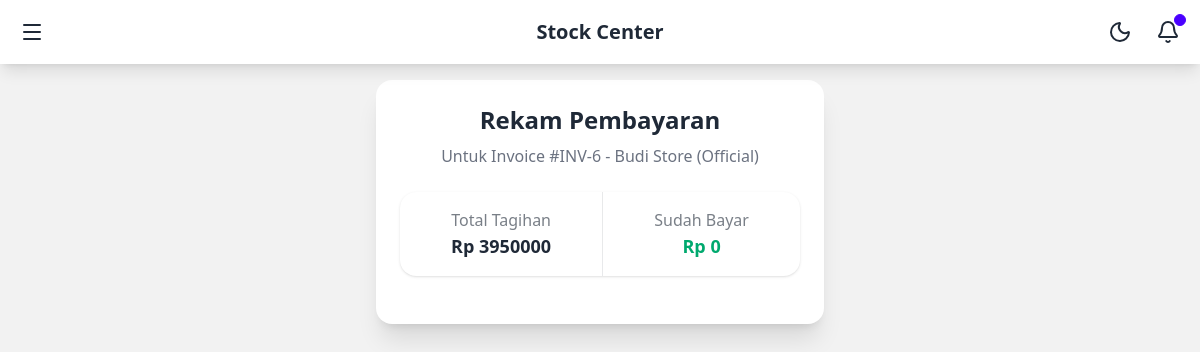
The page /invoices/6/pay/ (signed in) on the database its author committed.
### core/models.py (models this page shows, shortened)
class Invoice(models.Model):
    STATUS_CHOICES = [
        ('UNPAID', 'Unpaid'),
        ('PARTIAL', 'Partially Paid'),
        ('PAID', 'Paid'),
    ]
    reseller = models.ForeignKey(Reseller, on_delete=models.CASCADE)
    transaction = models.ForeignKey(Transaction, on_delete=models.CASCADE)
    total_amount = models.DecimalField(max_digits=12, decimal_places=2)
    paid_amount = models.DecimalField(max_digits=12, decimal_places=2, default=0)
    status = models.CharField(max_length=10, choices=STATUS_CHOICES, default='UNPAID')
    created_at = models.DateTimeField(auto_now_add=True)

class Reseller(models.Model):
    user = models.OneToOneField(User, on_delete=models.SET_NULL, null=True, blank=True, related_name='reseller_profile')
    name = models.CharField(max_length=255)
    phone = models.CharField(max_length=20)
    address = models.TextField()
    credit_limit = models.DecimalField(max_digits=12, decimal_places=2, default=0)
    current_balance = models.DecimalField(max_digits=12, decimal_places=2, default=0)

### core/views.py (the view, shortened to what this page needs)
# urls.py: path('invoices/<int:pk>/pay/', views.PaymentCreateView.as_view(), name='payment_create'),
@method_decorator(login_required, name='dispatch')
class PaymentCreateView(CreateView):
    model = Payment
    fields = ['amount', 'method']
    template_name = 'finance/payment_form.html'
    success_url = reverse_lazy('invoice_list')
    def setup(self, request, *args, **kwargs):
        super().setup(request, *args, **kwargs)
        self.invoice = get_object_or_404(Invoice, pk=self.kwargs['pk'])
    def get_context_data(self, **kwargs):
        context = super().get_context_data(**kwargs)
        context['invoice'] = self.invoice
        return context

### templates/finance/payment_form.html (shortened to what this page needs)
{% extends 'base.html' %}
{% block content %}
<div class="max-w-md mx-auto bg-base-100 shadow-xl rounded-box p-6">
    <h2 class="text-2xl font-bold mb-2 text-center">Rekam Pembayaran</h2>
    <p class="text-center text-gray-500 mb-6">Untuk Invoice #INV-{{ invoice.id }} - {{ invoice.reseller.name }}</p>
    <div class="stats shadow w-full mb-6">
        <div class="stat place-items-center">
            <div class="stat-title">Total Tagihan</div>
            <div class="stat-value text-lg">Rp {{ invoice.total_amount|floatformat:0 }}</div>
        </div>
        <div class="stat place-items-center">
            <div class="stat-title">Sudah Bayar</div>
            <div class="stat-value text-lg text-success">Rp {{ invoice.paid_amount|floatformat:0 }}</div>
        </div>
    </div>
</div>
{% endblock %}

### templates/base.html (style rules this page uses)
body { font-family: ui-sans-serif, system-ui, -apple-system, BlinkMacSystemFont, "Segoe UI", Roboto, "Helvetica Neue", Arial, "Noto Sans", sans-serif; }

### rows shown on the page
Invoice: id "6", reseller.name "Budi Store (Official)", total_amount "3950000", paid_amount "0"
